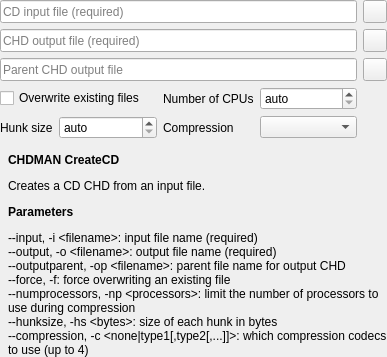
          <widget class="QWidget" name="pageCreateCD">
           <layout class="QGridLayout" name="gridLayoutPageCreateCD">
            <property name="margin">
             <number>0</number>
            </property>
            <item row="0" column="0">
             <widget class="QFrame" name="frameCreateCD">
              <layout class="QGridLayout" name="gridLayoutFrameCreateCD">
               <property name="margin">
                <number>0</number>
               </property>
               <item row="4" column="1">
                <widget class="QSpinBox" name="spinBoxCreateCDHunkSize">
                 <property name="sizePolicy">
                  <sizepolicy hsizetype="MinimumExpanding" vsizetype="Fixed">
                   <horstretch>0</horstretch>
                   <verstretch>0</verstretch>
                  </sizepolicy>
                 </property>
                 <property name="toolTip">
                  <string>Size in bytes of each hunk (--hunksize)</string>
                 </property>
                 <property name="specialValueText">
                  <string>auto</string>
                 </property>
                 <property name="minimum">
                  <number>-1</number>
                 </property>
                 <property name="maximum">
                  <number>999999999</number>
                 </property>
                 <property name="value">
                  <number>-1</number>
                 </property>
                </widget>
               </item>
               <item row="4" column="2">
                <widget class="QLabel" name="labelCreateCDCompressors">
                 <property name="text">
                  <string>Compression</string>
                 </property>
                </widget>
               </item>
               <item row="1" column="4">
                <widget class="QToolButton" name="toolButtonBrowseCreateCDOutputFile">
                 <property name="sizePolicy">
                  <sizepolicy hsizetype="Fixed" vsizetype="Minimum">
                   <horstretch>0</horstretch>
                   <verstretch>0</verstretch>
                  </sizepolicy>
                 </property>
                 <property name="icon">
                  <iconset resource="qchdman.qrc">
                   <normaloff>:/images/fileopen.png</normaloff>:/images/fileopen.png</iconset>
                 </property>
                </widget>
               </item>
               <item row="2" column="4">
                <widget class="QToolButton" name="toolButtonBrowseCreateCDParentOutputFile">
                 <property name="sizePolicy">
                  <sizepolicy hsizetype="Fixed" vsizetype="Minimum">
                   <horstretch>0</horstretch>
                   <verstretch>0</verstretch>
                  </sizepolicy>
                 </property>
                 <property name="icon">
                  <iconset resource="qchdman.qrc">
                   <normaloff>:/images/fileopen.png</normaloff>:/images/fileopen.png</iconset>
                 </property>
                </widget>
               </item>
               <item row="2" column="0" colspan="4">
                <widget class="QLineEdit" name="lineEditCreateCDParentOutputFile">
                 <property name="sizePolicy">
                  <sizepolicy hsizetype="Expanding" vsizetype="Minimum">
                   <horstretch>0</horstretch>
                   <verstretch>0</verstretch>
                  </sizepolicy>
                 </property>
                 <property name="toolTip">
                  <string>Parent CHD output file (--outputparent)</string>
                 </property>
                 <property name="placeholderText">
                  <string>Parent CHD output file</string>
                 </property>
                </widget>
               </item>
               <item row="1" column="0" colspan="4">
                <widget class="QLineEdit" name="lineEditCreateCDOutputFile">
                 <property name="sizePolicy">
                  <sizepolicy hsizetype="Expanding" vsizetype="Minimum">
                   <horstretch>0</horstretch>
                   <verstretch>0</verstretch>
                  </sizepolicy>
                 </property>
                 <property name="toolTip">
                  <string>CHD output file (--output)</string>
                 </property>
                 <property name="placeholderText">
                  <string>CHD output file (required)</string>
                 </property>
                </widget>
               </item>
               <item row="3" column="0" colspan="2">
                <widget class="QCheckBox" name="checkBoxCreateCDForce">
                 <property name="toolTip">
                  <string>Force overwriting output files (--force)</string>
                 </property>
                 <property name="text">
                  <string>Overwrite existing files</string>
                 </property>
                </widget>
               </item>
               <item row="4" column="0">
                <widget class="QLabel" name="labelCreateCDHunkSize">
                 <property name="text">
                  <string>Hunk size</string>
                 </property>
                </widget>
               </item>
               <item row="0" column="4">
                <widget class="QToolButton" name="toolButtonBrowseCreateCDInputFile">
                 <property name="sizePolicy">
                  <sizepolicy hsizetype="Fixed" vsizetype="Minimum">
                   <horstretch>0</horstretch>
                   <verstretch>0</verstretch>
                  </sizepolicy>
                 </property>
                 <property name="icon">
                  <iconset resource="qchdman.qrc">
                   <normaloff>:/images/fileopen.png</normaloff>:/images/fileopen.png</iconset>
                 </property>
                </widget>
               </item>
               <item row="3" column="2">
                <widget class="QLabel" name="labelCreateCDProcessors">
                 <property name="text">
                  <string>Number of CPUs</string>
                 </property>
                </widget>
               </item>
               <item row="3" column="3">
                <widget class="QSpinBox" name="spinBoxCreateCDProcessors">
                 <property name="sizePolicy">
                  <sizepolicy hsizetype="MinimumExpanding" vsizetype="Fixed">
                   <horstretch>0</horstretch>
                   <verstretch>0</verstretch>
                  </sizepolicy>
                 </property>
                 <property name="toolTip">
                  <string>Limit the number of processors to use during compression (--numprocessors)</string>
                 </property>
                 <property name="specialValueText">
                  <string>auto</string>
                 </property>
                 <property name="minimum">
                  <number>0</number>
                 </property>
                 <property name="maximum">
                  <number>9999</number>
                 </property>
                 <property name="value">
                  <number>0</number>
                 </property>
                </widget>
               </item>
               <item row="0" column="0" colspan="4">
                <widget class="QLineEdit" name="lineEditCreateCDInputFile">
                 <property name="sizePolicy">
                  <sizepolicy hsizetype="Expanding" vsizetype="Minimum">
                   <horstretch>0</horstretch>
                   <verstretch>0</verstretch>
                  </sizepolicy>
                 </property>
                 <property name="toolTip">
                  <string>CD input file (--input)</string>
                 </property>
                 <property name="placeholderText">
                  <string>CD input file (required)</string>
                 </property>
                </widget>
               </item>
               <item row="4" column="3">
                <widget class="QComboBox" name="comboBoxCreateCDCompression">
                 <property name="sizePolicy">
                  <sizepolicy hsizetype="MinimumExpanding" vsizetype="Fixed">
                   <horstretch>0</horstretch>
                   <verstretch>0</verstretch>
                  </sizepolicy>
                 </property>
                 <property name="toolTip">
                  <string>Select up to 4 compression codecs to use (--compression)</string>
                 </property>
                 <property name="maxVisibleItems">
                  <number>20</number>
                 </property>
                </widget>
               </item>
              </layout>
             </widget>
            </item>
            <item row="1" column="0">
             <widget class="QLabel" name="labelCreateCDHelp">
              <property name="text">
               <string>&lt;p&gt;
&lt;b&gt;CHDMAN CreateCD&lt;/b&gt;
&lt;/p&gt;
Creates a CD CHD from an input file.
&lt;p&gt;
&lt;b&gt;Parameters&lt;/b&gt;
&lt;/p&gt;
&lt;p&gt;
--input, -i &amp;lt;filename&amp;gt;: input file name (required)&lt;br&gt;
--output, -o &amp;lt;filename&amp;gt;: output file name (required)&lt;br&gt;
--outputparent, -op &amp;lt;filename&amp;gt;: parent file name for output CHD&lt;br&gt;
--force, -f: force overwriting an existing file&lt;br&gt;
--numprocessors, -np &amp;lt;processors&amp;gt;: limit the number of processors to use during compression&lt;br&gt;
--hunksize, -hs &amp;lt;bytes&amp;gt;: size of each hunk in bytes&lt;br&gt;
--compression, -c &amp;lt;none|type1[,type2[,...]]&amp;gt;: which compression codecs to use (up to 4)
&lt;/p&gt;</string>
              </property>
              <property name="alignment">
               <set>Qt::AlignLeading|Qt::AlignLeft|Qt::AlignTop</set>
              </property>
              <property name="wordWrap">
               <bool>true</bool>
              </property>
              <property name="margin">
               <number>8</number>
              </property>
              <property name="indent">
               <number>8</number>
              </property>
             </widget>
            </item>
            <item row="2" column="0">
             <spacer name="verticalSpacerCreateCD">
              <property name="orientation">
               <enum>Qt::Vertical</enum>
              </property>
              <property name="sizeHint" stdset="0">
               <size>
                <width>20</width>
                <height>0</height>
               </size>
              </property>
             </spacer>
            </item>
           </layout>
          </widget>
